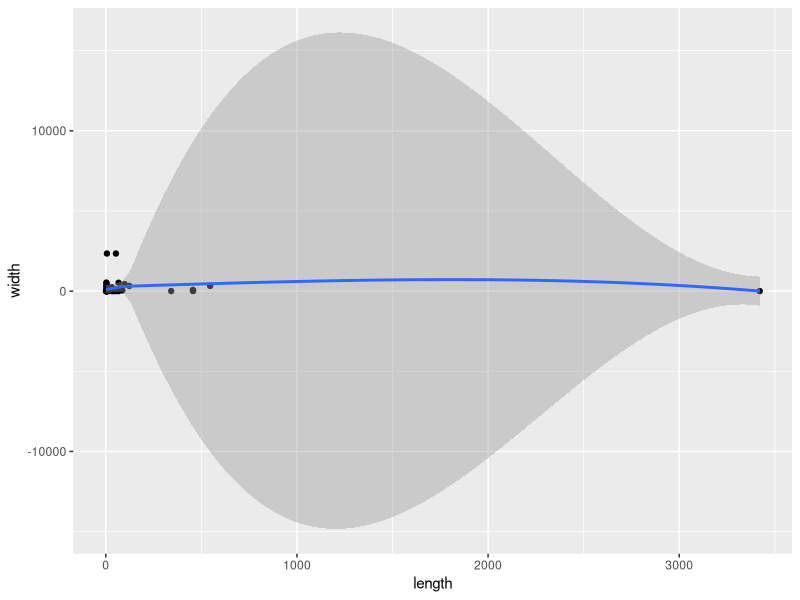
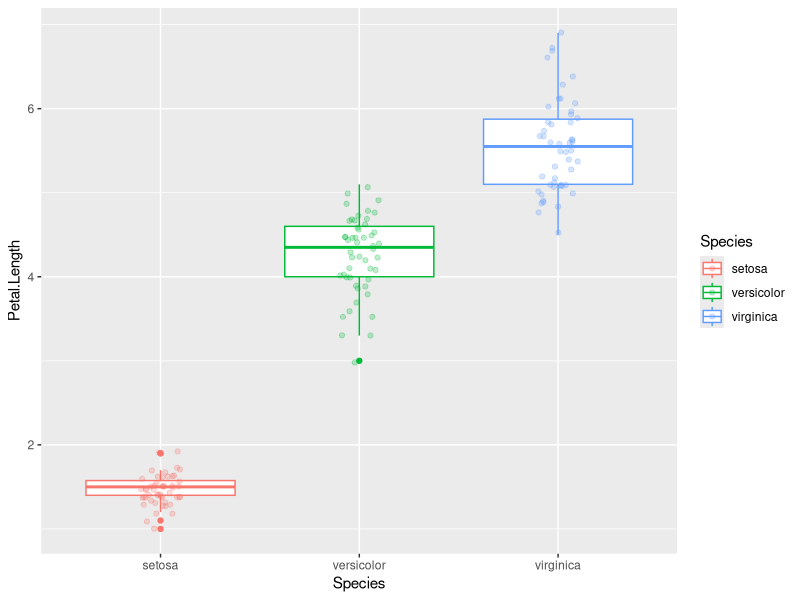
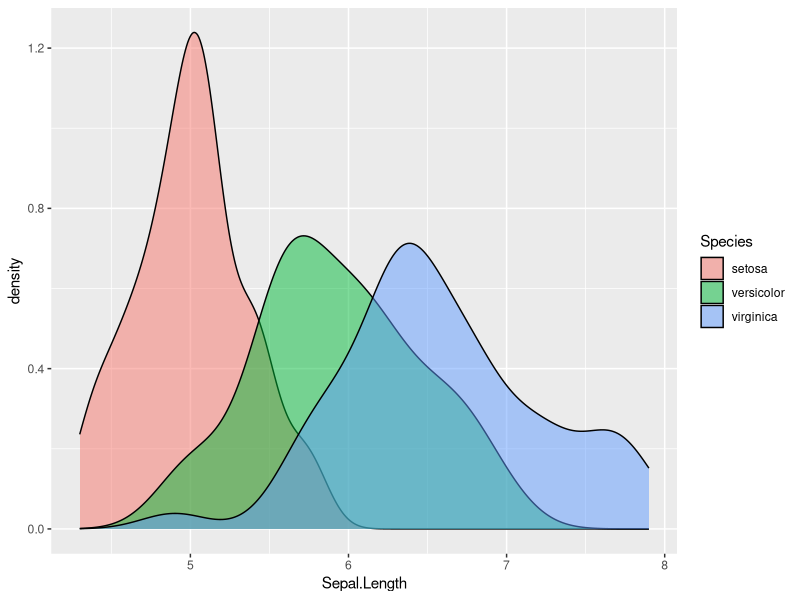
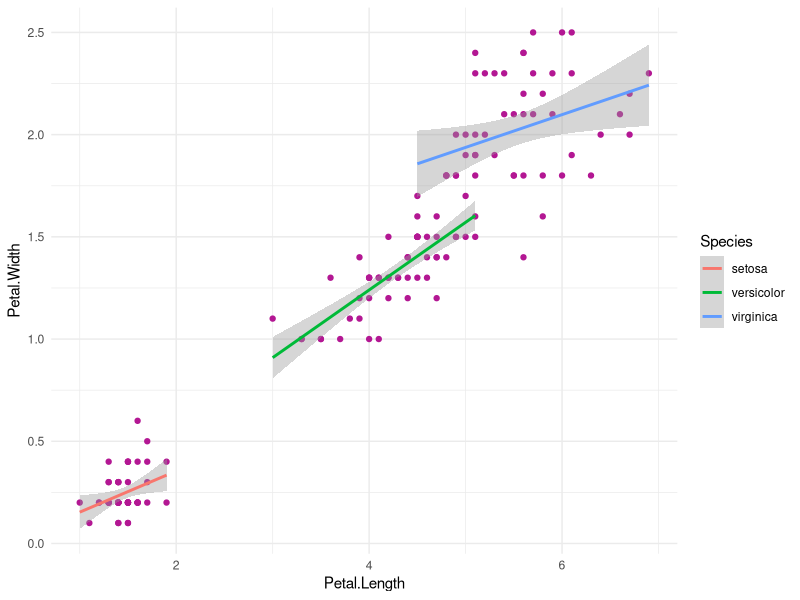
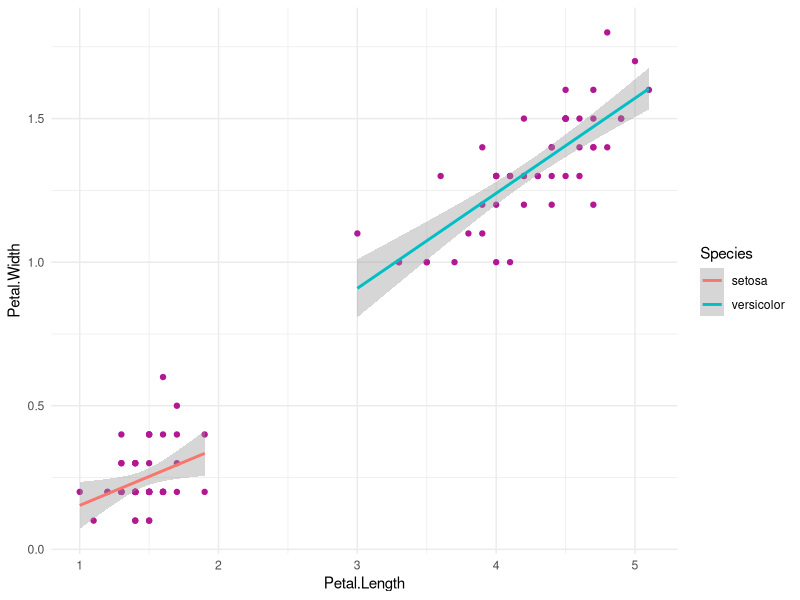

Source code (R) for these figures, in order:
library(tidyverse)

df <- read_csv('./Data/rectangles.csv')
glimpse(df)

#pipe operator : The output of LHS becomes first argument to RHS function.
mean(df$length)
df$length %>% mean() # command + shift + m
df$length %>% mean() %>% length()
df$length %>% 
  mean() %>% 
  length() %>%  
  class()


df %>% names()

#fix width column
df$width <- df$width %>% as.numeric()

 df %>% 
   ggplot(aes(x=length,y=width)) + # + means new layer
   geom_point() +
   geom_smooth()
#steps!!!!
 # start with data frame
 # ggplot using aes. aesthetic
 # adding layers
 
 iris %>% names
 iris$Species %>% unique()      

 iris %>% 
   ggplot(aes(x=Species,y=Petal.Length,color=Species)) +
   geom_boxplot() + #good plot to use. dont use bars.
   geom_jitter(width = .1,alpha=.25)
iris %>% 
  ggplot(aes(x=Sepal.Length,fill=Species)) +
  geom_density(alpha=.5)
 iris %>% 
   ggplot(aes(x=Petal.Length,y=Petal.Width,color=Species)) +
   geom_point(color='#b31793') + # #colorHEX number makes that color.
   geom_smooth(method = 'lm') + #method = 'lm' linear model
   theme_minimal() #gray background is smaller
 
 summary(iris$Sepal.Length)
 
 iris[iris$Species != 'virginica',] %>% 
   ggplot(aes(x=Petal.Length,y=Petal.Width,color=Species)) +
   geom_point(color='#b31793') + # #colorHEX number makes that color.
   geom_smooth(method = 'lm') + #method = 'lm' linear model
   theme_minimal() #gray background is smaller
 